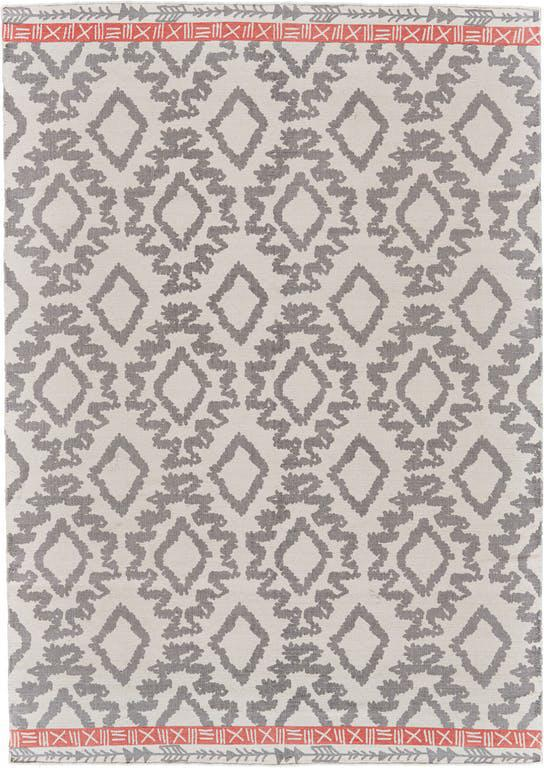
#> input picture with white.jpg, 544 x 768 px
$ python opencv_mask.py
#> lines starting #> are read from the running program, lines starting #| are printed output that depends on the picture; after the words box and inside, x2 and y2 are one past the last pixel; in counts of white or black regions, pixels touching at a corner belong together
from name_variables import Var
import numpy as np
import cv2


def remove_background(image, result_name):
#> called with image = 'with white.jpg', result_name = 'transparent_carpet'
    try:
        # read image
        img = cv2.imread(image)
#> img is the input picture: shape (768, 544, 3); mean B, G, R 172.2, 176.2, 187.3

        # convert image to gray
        gray = cv2.cvtColor(img, cv2.COLOR_BGR2GRAY)
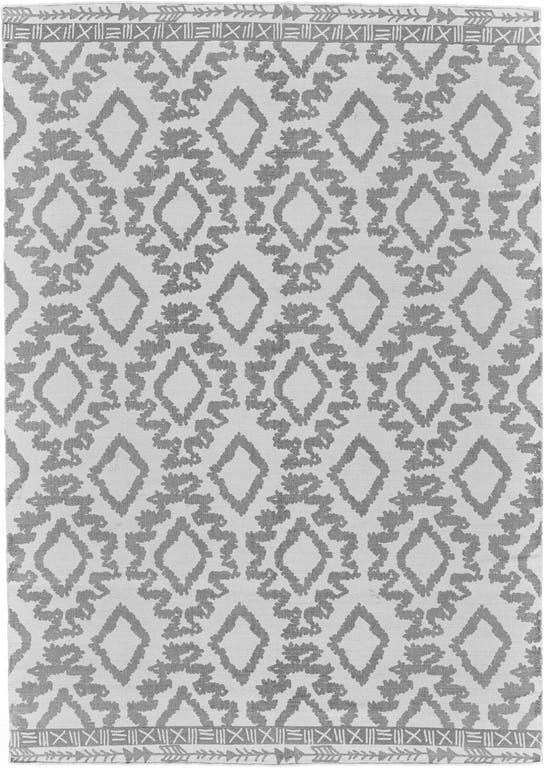
#> gray: shape (768, 544); min 86, max 255, mean 179.1

        # create mask from image with threshold
        _, mask = cv2.threshold(gray, 245, 255, cv2.THRESH_BINARY)
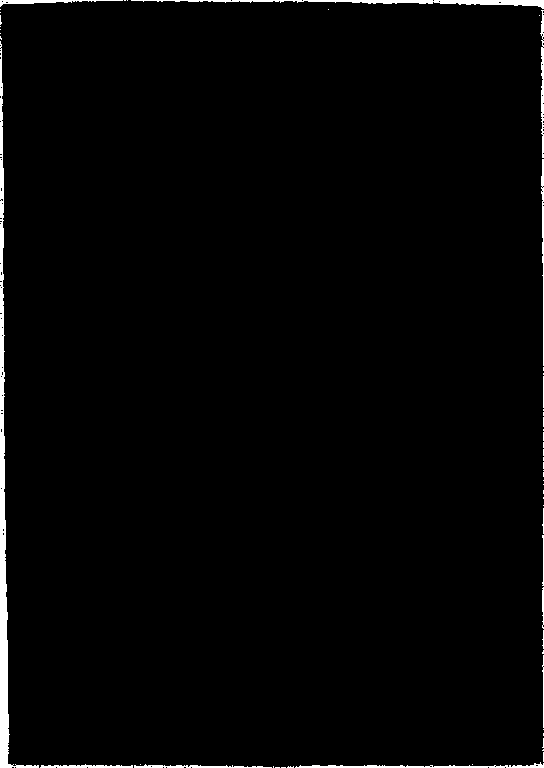
#> mask: shape (768, 544); 1.7% white; 55 white regions (41 under 20 px), largest, box (x1, y1, x2, y2) and area: (0, 41, 39, 768) 3625, (131, 0, 544, 9) 1180, (295, 762, 544, 768) 574

        # In previous step we create mask from surrounding margins of image, mask is white and object of image is black
        # and we have to reverse it.

        # reverse mask : white to black, black to white
        mask = 255 - mask

        # create an matrix one to one for remove noises
        kernel = np.ones((1, 1), np.uint8)

        # remove noises
        mask = cv2.morphologyEx(mask, cv2.MORPH_OPEN, kernel)
        mask = cv2.morphologyEx(mask, cv2.MORPH_CLOSE, kernel)

        # blur mask
        mask = cv2.GaussianBlur(mask, (0, 0), sigmaX=1, sigmaY=1, borderType=cv2.BORDER_DEFAULT)
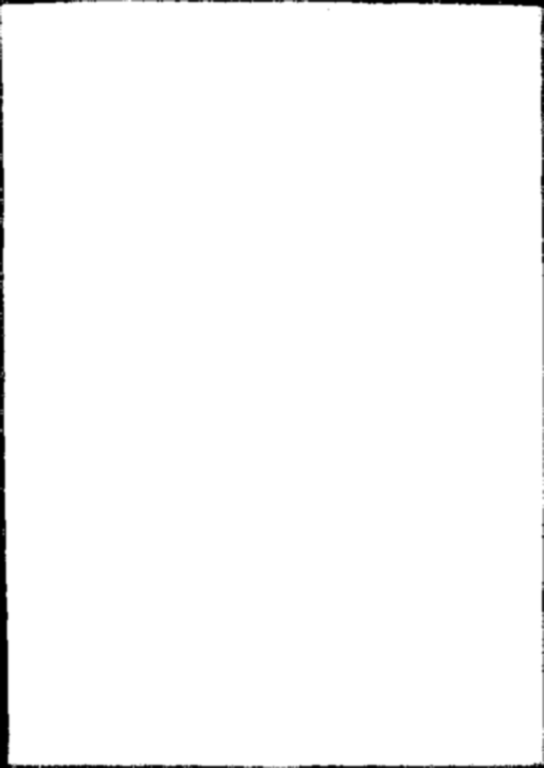
#> mask: shape (768, 544); min 0, max 255, mean 250.7

        mask = (2*(mask.astype(np.float32))-255.0).clip(0, 255).astype(np.uint8)
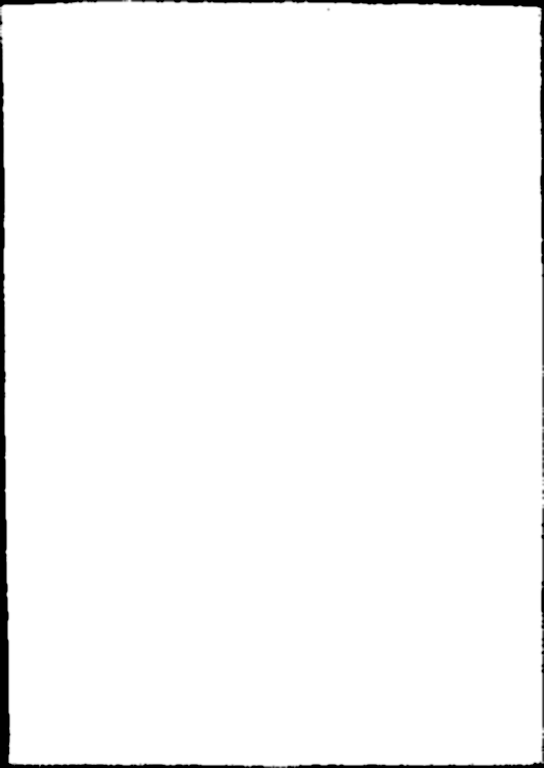
#> mask: shape (768, 544); min 0, max 255, mean 249.4

        # create a copy from image
        result = img.copy()

        # convert origin image to transparent
        result = cv2.cvtColor(result, cv2.COLOR_BGR2BGRA)

        # negative mask from transparent image
        result = cv2.bitwise_and(result, result, mask=mask)
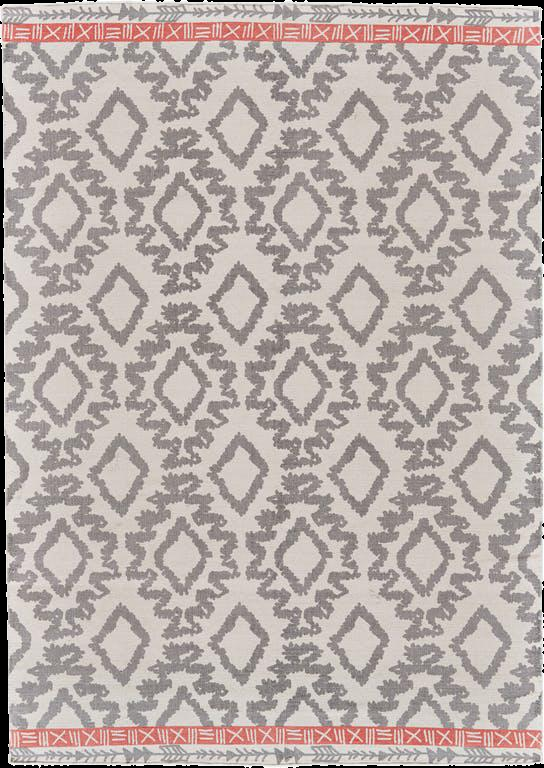
#> result: shape (768, 544, 4); mean B, G, R, A 168, 172, 183.1, 250.8
        result[:, :, 3] = mask
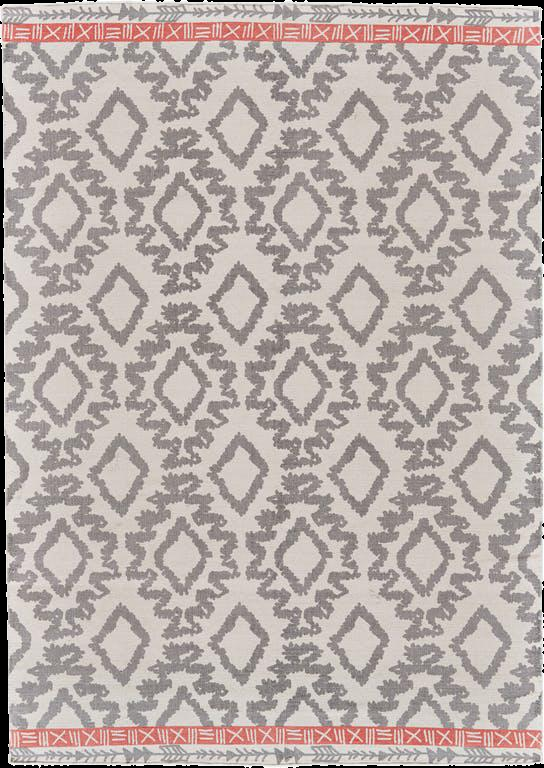
#> result: shape (768, 544, 4); 2% of pixels changed, all inside (x1, y1, x2, y2) = (0, 0, 544, 768)

        # save image
        cv2.imwrite(f'{result_name}.png', result)
    except Exception as e:
        print(e)

# print(np.ones((1,3), np.uint8))
remove_background('with white.jpg', Var.transparent_carpet)
# remove_background('carpet.png', 'alaki')
"""
img = cv2.imread('carpet.png')

gray = cv2.cvtColor(img, cv2.COLOR_BGR2GRAY)

_, mask = cv2.threshold(gray, 245, 255, cv2.THRESH_BINARY)

mask = 255 - mask

kernel = np.ones((1, 1), np.uint8)

mask = cv2.morphologyEx(mask, cv2.MORPH_OPEN, kernel)
mask = cv2.morphologyEx(mask, cv2.MORPH_CLOSE, kernel)
mask = cv2.GaussianBlur(mask, (1, 1), sigmaX=2, sigmaY=2, borderType=cv2.BORDER_DEFAULT)

mask = (2*(mask.astype(np.float32))-255.0).clip(0, 255).astype(np.uint8)
msko = [i for i in mask if all(i)]
result2 = cv2.bitwise_and(img, img, mask=mask)
cv2.imwrite('result2.PNG', result2)
result = img.copy()
result = cv2.cvtColor(result, cv2.COLOR_BGR2BGRA)
result_copy = result.copy()
res = cv2.bitwise_and(result, result, mask=mask)
cv2.imwrite('testmode.png', res)
result[:, :, 3] = mask
cv2.imwrite(f'{Var.transparent_carpet}.png', result)
"""


# [56 lines of commented-out code are left out]
